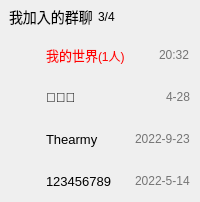
                 <widget class="QWidget" name="widget_46" native="true">
                  <property name="sizePolicy">
                   <sizepolicy hsizetype="Preferred" vsizetype="Fixed">
                    <horstretch>0</horstretch>
                    <verstretch>0</verstretch>
                   </sizepolicy>
                  </property>
                  <layout class="QVBoxLayout" name="verticalLayout_67">
                   <property name="spacing">
                    <number>0</number>
                   </property>
                   <property name="leftMargin">
                    <number>0</number>
                   </property>
                   <property name="topMargin">
                    <number>0</number>
                   </property>
                   <property name="rightMargin">
                    <number>0</number>
                   </property>
                   <property name="bottomMargin">
                    <number>0</number>
                   </property>
                   <item>
                    <widget class="QWidget" name="joinedGroupChatPushButtonWidget" native="true">
                     <property name="minimumSize">
                      <size>
                       <width>0</width>
                       <height>34</height>
                      </size>
                     </property>
                     <property name="styleSheet">
                      <string notr="true">QWidget{
	max-height:34px;
	min-height:34px;
}
QWidget:hover{
	background-color: rgb(242, 242, 242);
}</string>
                     </property>
                     <layout class="QHBoxLayout" name="horizontalLayout_81">
                      <property name="spacing">
                       <number>5</number>
                      </property>
                      <property name="leftMargin">
                       <number>0</number>
                      </property>
                      <property name="topMargin">
                       <number>0</number>
                      </property>
                      <property name="rightMargin">
                       <number>0</number>
                      </property>
                      <property name="bottomMargin">
                       <number>0</number>
                      </property>
                      <item>
                       <widget class="QPushButton" name="joinedGroupChatPushButton">
                        <property name="sizePolicy">
                         <sizepolicy hsizetype="Fixed" vsizetype="Preferred">
                          <horstretch>0</horstretch>
                          <verstretch>0</verstretch>
                         </sizepolicy>
                        </property>
                        <property name="styleSheet">
                         <string notr="true">QPushButton{
	text-align:left;
	font-size:14px;
	border:none;
	padding-left:9px;
}</string>
                        </property>
                        <property name="text">
                         <string>我加入的群聊</string>
                        </property>
                        <property name="icon">
                         <iconset resource="resource/resources.qrc">
                          <normaloff>:/icon/icon/箭头右.svg</normaloff>:/icon/icon/箭头右.svg</iconset>
                        </property>
                        <property name="checkable">
                         <bool>true</bool>
                        </property>
                        <property name="checked">
                         <bool>false</bool>
                        </property>
                       </widget>
                      </item>
                      <item>
                       <widget class="QLabel" name="label_157">
                        <property name="text">
                         <string>3/4</string>
                        </property>
                       </widget>
                      </item>
                     </layout>
                    </widget>
                   </item>
                   <item>
                    <widget class="QWidget" name="joinedGroupChatWidget" native="true">
                     <layout class="QVBoxLayout" name="joinedGroupChatVerticalLayout">
                      <property name="spacing">
                       <number>0</number>
                      </property>
                      <property name="leftMargin">
                       <number>0</number>
                      </property>
                      <property name="topMargin">
                       <number>0</number>
                      </property>
                      <property name="rightMargin">
                       <number>0</number>
                      </property>
                      <property name="bottomMargin">
                       <number>0</number>
                      </property>
                      <item>
                       <widget class="QWidget" name="widget_53" native="true">
                        <property name="styleSheet">
                         <string notr="true">QWidget#widget_53{
	max-height:42px;
	min-height:42px;
}
QWidget#widget_53:hover{
	background-color: rgb(242, 242, 242);
}</string>
                        </property>
                        <layout class="QHBoxLayout" name="horizontalLayout_48" stretch="0,1,0">
                         <property name="spacing">
                          <number>4</number>
                         </property>
                         <property name="leftMargin">
                          <number>14</number>
                         </property>
                         <property name="topMargin">
                          <number>0</number>
                         </property>
                         <property name="rightMargin">
                          <number>10</number>
                         </property>
                         <property name="bottomMargin">
                          <number>0</number>
                         </property>
                         <item>
                          <widget class="QPushButton" name="pushButton_90">
                           <property name="styleSheet">
                            <string notr="true">QPushButton{
	min-height:28px;
	min-width:28px;
	max-height:28px;
	max-width:28px;
	border-radius:14px;
}</string>
                           </property>
                           <property name="text">
                            <string/>
                           </property>
                           <property name="icon">
                            <iconset resource="resource/resources.qrc">
                             <normaloff>:/image/image/1683548727832.png</normaloff>:/image/image/1683548727832.png</iconset>
                           </property>
                           <property name="iconSize">
                            <size>
                             <width>28</width>
                             <height>28</height>
                            </size>
                           </property>
                          </widget>
                         </item>
                         <item>
                          <widget class="QLabel" name="label_117">
                           <property name="sizePolicy">
                            <sizepolicy hsizetype="Preferred" vsizetype="Preferred">
                             <horstretch>0</horstretch>
                             <verstretch>0</verstretch>
                            </sizepolicy>
                           </property>
                           <property name="styleSheet">
                            <string notr="true">QLabel{
	font-size:13px;
}</string>
                           </property>
                           <property name="text">
                            <string>&lt;html&gt;&lt;head/&gt;&lt;body&gt;&lt;p&gt;&lt;span style=&quot; font-size:10pt; color:#ff0000;&quot;&gt;我的世界&lt;/span&gt;&lt;span style=&quot; font-size:9pt; color:#ff0000;&quot;&gt;(1人)&lt;/span&gt;&lt;/p&gt;&lt;/body&gt;&lt;/html&gt;</string>
                           </property>
                          </widget>
                         </item>
                         <item>
                          <widget class="QLabel" name="label_38">
                           <property name="styleSheet">
                            <string notr="true">QLabel{
	color: rgb(117, 117, 117);
}</string>
                           </property>
                           <property name="text">
                            <string>20:32</string>
                           </property>
                          </widget>
                         </item>
                        </layout>
                       </widget>
                      </item>
                      <item>
                       <widget class="QWidget" name="widget_48" native="true">
                        <property name="styleSheet">
                         <string notr="true">QWidget#widget_48{
	max-height:42px;
	min-height:42px;
}
QWidget#widget_48:hover{
	background-color: rgb(242, 242, 242);
}</string>
                        </property>
                        <layout class="QHBoxLayout" name="horizontalLayout_37" stretch="0,1,0">
                         <property name="spacing">
                          <number>4</number>
                         </property>
                         <property name="leftMargin">
                          <number>14</number>
                         </property>
                         <property name="topMargin">
                          <number>0</number>
                         </property>
                         <property name="rightMargin">
                          <number>10</number>
                         </property>
                         <property name="bottomMargin">
                          <number>0</number>
                         </property>
                         <item>
                          <widget class="QPushButton" name="pushButton_72">
                           <property name="styleSheet">
                            <string notr="true">QPushButton{
	min-height:28px;
	min-width:28px;
	max-height:28px;
	max-width:28px;
	border-radius:14px;
}</string>
                           </property>
                           <property name="text">
                            <string/>
                           </property>
                           <property name="icon">
                            <iconset resource="resource/resources.qrc">
                             <normaloff>:/image/image/1683549147630.png</normaloff>:/image/image/1683549147630.png</iconset>
                           </property>
                           <property name="iconSize">
                            <size>
                             <width>28</width>
                             <height>28</height>
                            </size>
                           </property>
                          </widget>
                         </item>
                         <item>
                          <widget class="QLabel" name="label_101">
                           <property name="sizePolicy">
                            <sizepolicy hsizetype="Preferred" vsizetype="Preferred">
                             <horstretch>0</horstretch>
                             <verstretch>0</verstretch>
                            </sizepolicy>
                           </property>
                           <property name="styleSheet">
                            <string notr="true">QLabel{
	font-size:13px;
}</string>
                           </property>
                           <property name="text">
                            <string>🎀💎🥏</string>
                           </property>
                          </widget>
                         </item>
                         <item>
                          <widget class="QLabel" name="label_29">
                           <property name="styleSheet">
                            <string notr="true">QLabel{
	color: rgb(117, 117, 117);
}</string>
                           </property>
                           <property name="text">
                            <string>4-28</string>
                           </property>
                          </widget>
                         </item>
                        </layout>
                       </widget>
                      </item>
                      <item>
                       <widget class="QWidget" name="widget_57" native="true">
                        <property name="styleSheet">
                         <string notr="true">QWidget#widget_57{
	max-height:42px;
	min-height:42px;
}
QWidget#widget_57:hover{
	background-color: rgb(242, 242, 242);
}</string>
                        </property>
                        <layout class="QHBoxLayout" name="horizontalLayout_52" stretch="0,1,0">
                         <property name="spacing">
                          <number>4</number>
                         </property>
                         <property name="leftMargin">
                          <number>14</number>
                         </property>
                         <property name="topMargin">
                          <number>0</number>
                         </property>
                         <property name="rightMargin">
                          <number>10</number>
                         </property>
                         <property name="bottomMargin">
                          <number>0</number>
                         </property>
                         <item>
                          <widget class="QPushButton" name="pushButton_93">
                           <property name="styleSheet">
                            <string notr="true">QPushButton{
	min-height:28px;
	min-width:28px;
	max-height:28px;
	max-width:28px;
	border-radius:14px;
}</string>
                           </property>
                           <property name="text">
                            <string/>
                           </property>
                           <property name="icon">
                            <iconset resource="resource/resources.qrc">
                             <normaloff>:/image/image/1683549124818.png</normaloff>:/image/image/1683549124818.png</iconset>
                           </property>
                           <property name="iconSize">
                            <size>
                             <width>28</width>
                             <height>28</height>
                            </size>
                           </property>
                          </widget>
                         </item>
                         <item>
                          <widget class="QLabel" name="label_120">
                           <property name="sizePolicy">
                            <sizepolicy hsizetype="Preferred" vsizetype="Preferred">
                             <horstretch>0</horstretch>
                             <verstretch>0</verstretch>
                            </sizepolicy>
                           </property>
                           <property name="styleSheet">
                            <string notr="true">QLabel{
	font-size:13px;
}</string>
                           </property>
                           <property name="text">
                            <string>Thearmy</string>
                           </property>
                          </widget>
                         </item>
                         <item>
                          <widget class="QLabel" name="label_24">
                           <property name="styleSheet">
                            <string notr="true">QLabel{
	color: rgb(117, 117, 117);
}</string>
                           </property>
                           <property name="text">
                            <string>2022-9-23</string>
                           </property>
                          </widget>
                         </item>
                        </layout>
                       </widget>
                      </item>
                      <item>
                       <widget class="QWidget" name="widget_55" native="true">
                        <property name="styleSheet">
                         <string notr="true">QWidget#widget_55{
	max-height:42px;
	min-height:42px;
}
QWidget#widget_55:hover{
	background-color: rgb(242, 242, 242);
}</string>
                        </property>
                        <layout class="QHBoxLayout" name="horizontalLayout_50" stretch="0,1,0">
                         <property name="spacing">
                          <number>4</number>
                         </property>
                         <property name="leftMargin">
                          <number>14</number>
                         </property>
                         <property name="topMargin">
                          <number>0</number>
                         </property>
                         <property name="rightMargin">
                          <number>10</number>
                         </property>
                         <property name="bottomMargin">
                          <number>0</number>
                         </property>
                         <item>
                          <widget class="QPushButton" name="pushButton_86">
                           <property name="styleSheet">
                            <string notr="true">QPushButton{
	min-height:28px;
	min-width:28px;
	max-height:28px;
	max-width:28px;
	border-radius:14px;
}</string>
                           </property>
                           <property name="text">
                            <string/>
                           </property>
                           <property name="icon">
                            <iconset resource="resource/resources.qrc">
                             <normaloff>:/image/image/1683548747559.png</normaloff>:/image/image/1683548747559.png</iconset>
                           </property>
                           <property name="iconSize">
                            <size>
                             <width>28</width>
                             <height>28</height>
                            </size>
                           </property>
                          </widget>
                         </item>
                         <item>
                          <widget class="QLabel" name="label_112">
                           <property name="sizePolicy">
                            <sizepolicy hsizetype="Preferred" vsizetype="Preferred">
                             <horstretch>0</horstretch>
                             <verstretch>0</verstretch>
                            </sizepolicy>
                           </property>
                           <property name="styleSheet">
                            <string notr="true">QLabel{
	font-size:13px;
}</string>
                           </property>
                           <property name="text">
                            <string>123456789</string>
                           </property>
                          </widget>
                         </item>
                         <item>
                          <widget class="QLabel" name="label_9">
                           <property name="styleSheet">
                            <string notr="true">QLabel{
	color: rgb(117, 117, 117);
}</string>
                           </property>
                           <property name="text">
                            <string>2022-5-14</string>
                           </property>
                          </widget>
                         </item>
                        </layout>
                       </widget>
                      </item>
                     </layout>
                    </widget>
                   </item>
                  </layout>
                 </widget>
